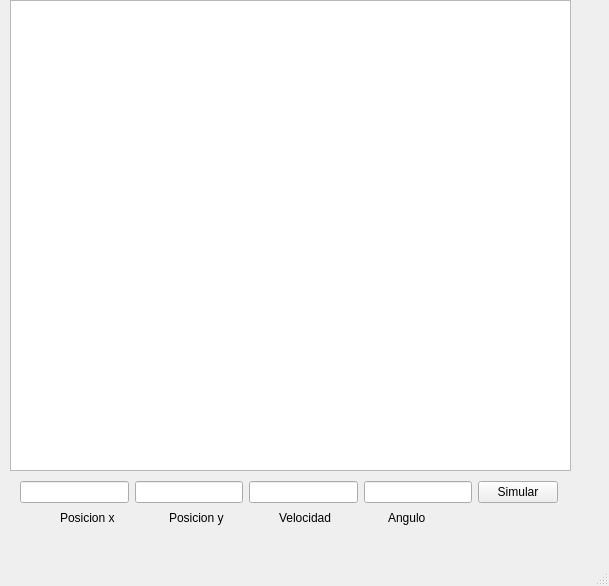
<?xml version="1.0" encoding="UTF-8"?>
<ui version="4.0">
 <class>MainWindow</class>
 <widget class="QMainWindow" name="MainWindow">
  <property name="geometry">
   <rect>
    <x>0</x>
    <y>0</y>
    <width>609</width>
    <height>586</height>
   </rect>
  </property>
  <property name="windowTitle">
   <string>MainWindow</string>
  </property>
  <widget class="QWidget" name="centralwidget">
   <widget class="QGraphicsView" name="graphicsView">
    <property name="geometry">
     <rect>
      <x>10</x>
      <y>0</y>
      <width>561</width>
      <height>471</height>
     </rect>
    </property>
   </widget>
   <widget class="QWidget" name="">
    <property name="geometry">
     <rect>
      <x>20</x>
      <y>480</y>
      <width>538</width>
      <height>24</height>
     </rect>
    </property>
    <layout class="QHBoxLayout" name="horizontalLayout">
     <item>
      <widget class="QLineEdit" name="LE_Posx"/>
     </item>
     <item>
      <widget class="QLineEdit" name="LE_Posy"/>
     </item>
     <item>
      <widget class="QLineEdit" name="LE_Vel"/>
     </item>
     <item>
      <widget class="QLineEdit" name="lineEdit_4"/>
     </item>
     <item>
      <widget class="QPushButton" name="btnSimular">
       <property name="text">
        <string>Simular</string>
       </property>
      </widget>
     </item>
    </layout>
   </widget>
   <widget class="QWidget" name="">
    <property name="geometry">
     <rect>
      <x>60</x>
      <y>510</y>
      <width>431</width>
      <height>16</height>
     </rect>
    </property>
    <layout class="QHBoxLayout" name="horizontalLayout_2">
     <item>
      <widget class="QLabel" name="label">
       <property name="text">
        <string>Posicion x</string>
       </property>
      </widget>
     </item>
     <item>
      <widget class="QLabel" name="label_2">
       <property name="text">
        <string>Posicion y</string>
       </property>
      </widget>
     </item>
     <item>
      <widget class="QLabel" name="label_3">
       <property name="text">
        <string>Velocidad</string>
       </property>
      </widget>
     </item>
     <item>
      <widget class="QLabel" name="label_4">
       <property name="text">
        <string>Angulo</string>
       </property>
      </widget>
     </item>
    </layout>
   </widget>
  </widget>
  <widget class="QMenuBar" name="menubar">
   <property name="geometry">
    <rect>
     <x>0</x>
     <y>0</y>
     <width>609</width>
     <height>20</height>
    </rect>
   </property>
  </widget>
  <widget class="QStatusBar" name="statusbar"/>
 </widget>
 <resources/>
 <connections/>
</ui>
